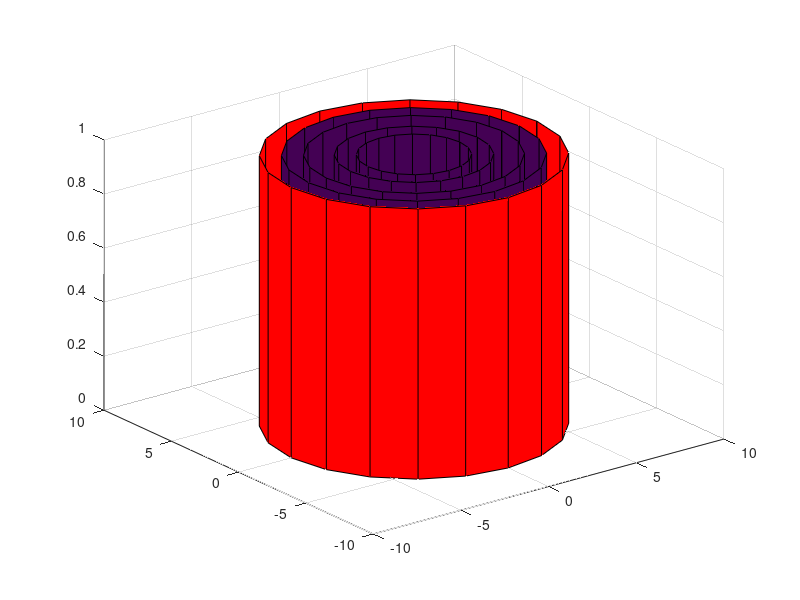

MATLAB code to generate this figure:
%% Coaxial phisic parameters
r_cob = 6;                                      % [mm] radi ext coaxial
r_coa = 2.61;                                   % [mm] radi int coaxial

%% Culture medium phisic parameters
g_pla = 1;                                      % [mm] gruix plastic cont

r_int = r_coa + g_pla;                          % [mm]  radi intern corona
r_ext = r_cob - g_pla;                          % [mm]  radi extern corona
h_cor = 1;                                      % [mm]  altura corona
% s_cor =                                       % [mm2] superficie corona
% v_cel = s_cor * h_cor;                        % [mm3] volum de coltiu
%% Electric Parameters
e_rel = 1;                                      % [adimensional] vacuum
% e_rel = ;                                     % [adimensional] water
% e_rel = ;                                     % [adimensional] cult_med
z_cox = 50;                                     % [ohms] vacuum impedance

%% Plot coaxial

figure('name', 'Coaxial with culture medium');

[x,y,z] = cylinder(r_cob +1);
h = hgtransform;
surf(x,y,z, 'Parent', h, 'FaceColor', 'r');
view(3)
hold on
cylinder(r_cob);
hold on
cylinder(r_cob - 1);
hold on
cylinder(r_coa + 1);
hold on
cylinder(r_coa);


%% TEM waves coaxial propagation
% e^-jkz = e^-jbz*e^az

% 